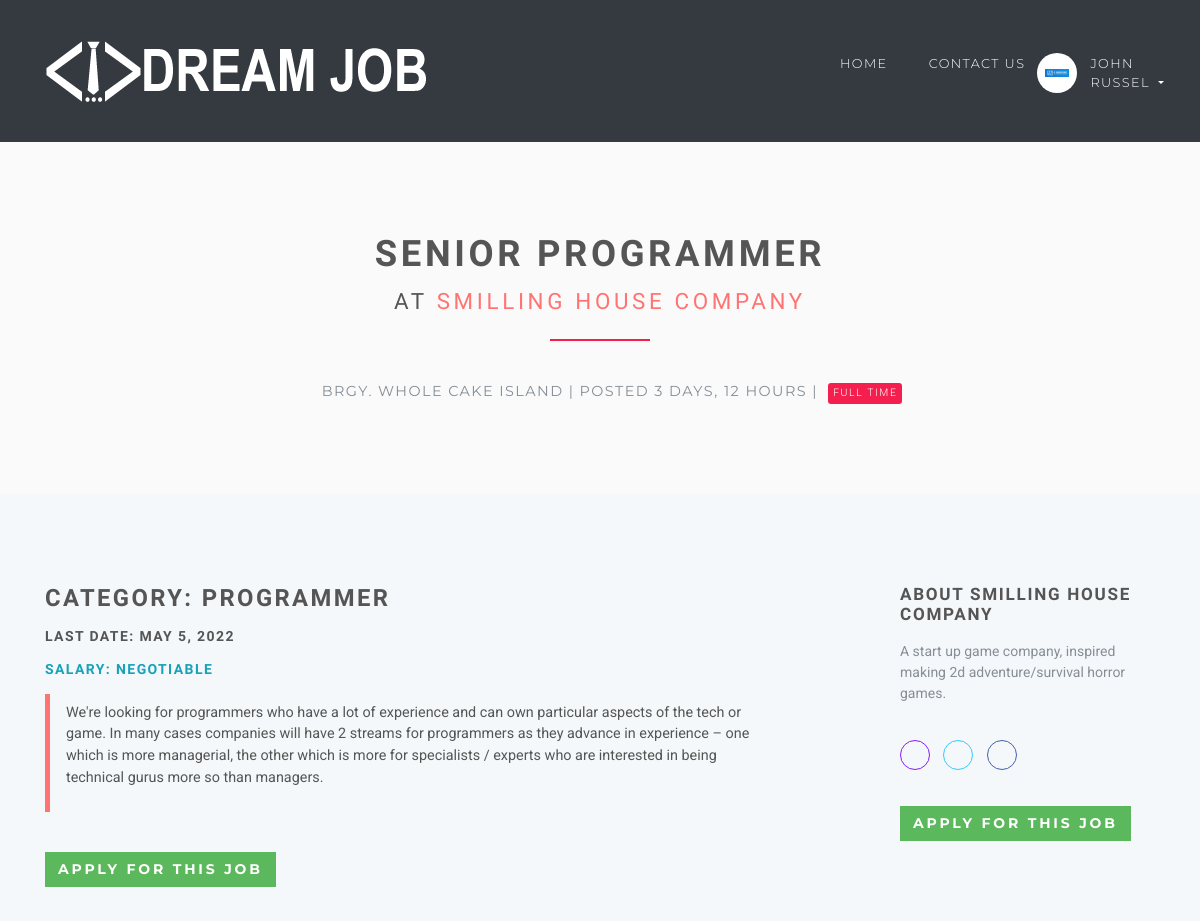
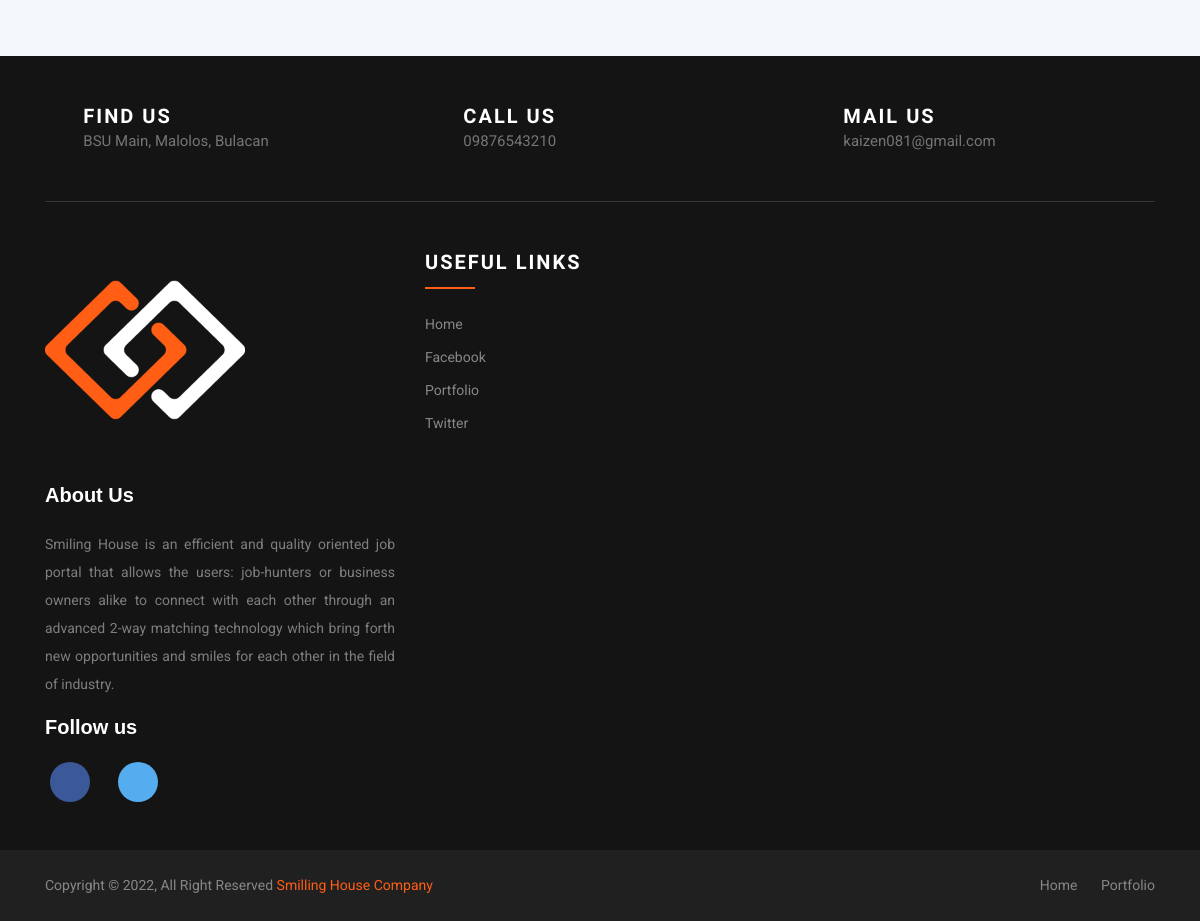
The app's page /jobs/1 (signed in) with its own data (2 pictures, top to bottom).
### accounts/models.py (models this page shows, shortened)
class User(AbstractUser):
    username = None
    role = models.CharField(max_length=12, error_messages={
        'required': "Role must be provided"
    })
    gender = models.CharField(max_length=10, blank=True, null=True, default="")
    email = models.EmailField(unique=True, blank=False,
                              error_messages={
                                  'unique': "A user with that email already exists.",
                              })
    is_active = models.BooleanField(default=True)
    USERNAME_FIELD = "email"
    REQUIRED_FIELDS = []
    objects = UserManager()

### jobsapp/models.py (models this page shows, shortened)
class Job(models.Model):
    user = models.ForeignKey(User, on_delete=models.CASCADE)
    title = models.CharField(max_length=300)
    description = models.TextField()
    location = models.CharField(max_length=150)
    type = models.CharField(choices=JOB_TYPE, max_length=10)
    category = models.CharField(max_length=100)
    last_date = models.DateTimeField()
    company_name = models.CharField(max_length=100)
    company_description = models.CharField(max_length=300)
    website = models.CharField(max_length=100, default="")
    created_at = models.DateTimeField(default=timezone.now)
    filled = models.BooleanField(default=False)

### jobsapp/views/home.py (the view)
# urls.py: path('jobs/<int:id>', JobDetailsView.as_view(), name='jobs-detail'),
class JobDetailsView(DetailView):
    model = Job
    template_name = 'jobs/details.html'
    context_object_name = 'job'
    pk_url_kwarg = 'id'
    def get_object(self, queryset=None):
        obj = super(JobDetailsView, self).get_object(queryset=queryset)
        if obj is None:
            raise Http404("Job doesn't exists")
        return obj
    def get(self, request, *args, **kwargs):
        try:
            self.object = self.get_object()
        except Http404:
            raise Http404("Job doesn't exists")
        context = self.get_context_data(object=self.object)
        return self.render_to_response(context)

### templates/jobs/details.html (shortened to what this page needs)
{% extends 'base.html' %}
{% load static %}
{% load is_already_applied %}
{% block content %}
    <section class="bg-light-gray">
        <div class="container">
            <h1 class="heading">{{ job.title }}<br>
                <small>at <a href='{{ job.website }}'> {{ job.company_name }}</a></small>
            </h1>
            <div class="job-detail-description"><i class="fa fa-map-marker job__location"> </i>
                {{ job.location }} | Posted {{ job.created_at|timesince }} |
                {% if job.type == '1' %}
                    <span class="badge featured-badge badge-success">Full time</span>
                {% elif job.type == '2' %}
                    <span class="badge featured-badge badge-primary">Part time</span>
                {% else %}
                    <span style="color: #ffffff;" class="badge featured-badge badge-warning">Internship</span>
                {% endif %}
            </div>
        </div>
    </section>
    <section>
        <div class="container">
            <div class="row">
                <div class="col-lg-8">
                    <h3>Category: {{ job.category }}</h3>
                    <h5>Last date: {{ job.last_date|date }}</h5>
                    <h5 class="text-info">Salary: Negotiable</h5>
                    <blockquote class="blockquote">
                        <p>{{ job.description }}</p>
                    </blockquote>
                    <div class="job-detail__apply-bottom">
                        {% if request.user.is_authenticated %}
                            {% is_already_applied job request.user as is_applied %}
                            {% if is_applied %}
                                <input type="button" class="btn btn-outline-white-primary" value="Already applied"/>
                            {% else %}
                                <form action="{% url 'jobs:apply-job' job.id %}" method="post">
                                    <input type="submit" class="btn btn-success"
                                           value="Apply for this job"/>
                                </form>
                            {% endif %}
                        {% endif %}
                    </div>
                </div>
                <div class="col-lg-1"></div>
                <div class="col-lg-3">
                    <h4>About {{ job.company_name }}</h4>
                    <p class="job-detail__company-description">{{ job.company_description }}</p>
                    <p class="job-detail__social social social--outline">
                        <a href="{{ job.website }}" data-toggle="tooltip" data-placement="top" title="Website"
                           class="link">
                            <i class="fa fa-link"></i>
                        </a>
                        <a href="#" data-toggle="tooltip" data-placement="top" title="Twitter" class="twitter">
                            <i class="fa fa-twitter"></i>
                        </a>
                        <a href="#" data-toggle="tooltip" data-placement="top" title="Facebook" class="facebook">
                            <i class="fa fa-facebook"></i>
                        </a>
                    </p>
                    <div class="job-detail__apply-top">
                        {% if is_applied %}
                            <input type="button" class="btn btn-outline-white-primary" value="Already applied"/>
                        {% else %}
                            <form action="{% url 'jobs:apply-job' job.id %}" method="post">
                                <input type="submit" class="btn btn-success" value="Apply for this job"/>
                            </form>
                        {% endif %}
                    </div>
                </div>
            </div>
        </div>
    </section>
{% endblock %}

### templates/base.html (shortened to what this page needs)
{% load static %}
<!DOCTYPE html>
<html>
<head>
   <link rel="stylesheet"
          href="{% static 'vendor/bootstrap/css/bootstrap.min.css' %}">
    <link rel="stylesheet"
          href="{% static 'vendor/font-awesome/css/font-awesome.min.css' %}">
    <link rel="stylesheet"
          href="{% static 'vendor/owl.carousel/assets/owl.carousel.css' %}">
    <link rel="stylesheet"
          href="{% static 'vendor/owl.carousel/assets/owl.theme.default.css' %}">
    <link rel="stylesheet" href="{% static 'css/style.default.css' %}"
          id="theme-stylesheet">
    <link rel="stylesheet" href="{% static 'css/custom.css' %}">
</head>
<body>
<header class="header">
    <nav class="navbar navbar-expand-lg bg-dark">
        <div class="container">
            <a href="/" class="navbar-brand">
                <img src="{% static 'img/logo3.png' %}" alt="logo" class="d-none d-lg-block ">
            </a>
            <div id="navbarSupportedContent" class="collapse navbar-collapse">
                <ul class="navbar-nav">
                    <li class="nav-item">
                        <a href="/" class="nav-link">Home <i class="fa fa-home" aria-hidden="true"></i></a>
                    </li>
                    <li class="nav-item">
                        <a href="#contact" class="nav-link">Contact Us<i class="fa fa-envelope"></i></a>
                    </li>
                    {% if request.user.is_authenticated and request.user.role == 'employer' %}
                        <li class="nav-item dropdown">
                            <a id="clientZone" href="#" data-toggle="dropdown"
                               aria-haspopup="true" aria-expanded="false"
                               class="nav-link dropdown-toggle has-img mb-3 mb-lg-0 mt-3 mt-lg-0">
                                <div class="client-menu-image">
                                    <div class="inner">
                                        <img src="{% static 'img/itsourcecodes.jpg' %}"
                                             alt="company image"
                                             class="img-fluid">
                                    </div>
                                </div>
                                {% if request.user.role == 'employee' %}
                                    {{ request.user.first_name }} {{ request.user.last_name }}
                                {% else %}
                                    {{ request.user.first_name }}
                                {% endif %}
                            </a>
                            <div aria-labelledby="clientZone" class="dropdown-menu">
                                <a href="{% url 'jobs:employer-dashboard' %}" class="dropdown-item">Dashboard</a>
                                <a href="{% url 'jobs:employer-all-applicants' %}" class="dropdown-item">Applicants </a>
                                <a href="{% url 'jobs:employer-jobs-create' %}" class="dropdown-item">Post new
                                    job </a>
                                <a href="{% url 'accounts:logout' %}" class="dropdown-item">Logout</a>
                            </div>
                        </li>
                    {% elif request.user.is_authenticated and request.user.role == 'employee' %}
                        <li class="nav-item dropdown">
                            <a id="clientZone" href="#" data-toggle="dropdown"
                               aria-haspopup="true" aria-expanded="false"
                               class="nav-link dropdown-toggle has-img mb-3 mb-lg-0 mt-3 mt-lg-0">
                                <div class="client-menu-image">
                                    <div class="inner">
                                        <img src="{% static 'img/itsourcecodes.jpg' %}"
                                             alt="company image"
                                             class="img-fluid">
                                    </div>
                                </div>
                                {% if request.user.role == 'employee' %}
                                    {{ request.user.first_name }} {{ request.user.last_name }}
                                {% else %}
                                    {{ request.user.first_name }}
                                {% endif %}
                            </a>
                        </li>
                    {% endif %}
                </ul>
            </div>
        </div>
    </nav>
</header>
<div>
    {% block content %} {% endblock %}
</div>
<footer class="footer-section">
    <div id="contact" class="container">
        <div class="footer-cta pt-5 pb-5">
            <div class="row">
                <div class="col-xl-4 col-md-4 mb-30">
                    <div class="single-cta">
                        <i class="fa fa-map-marker" aria-hidden="true"></i>
                        <div class="cta-text">
                            <h4>Find us</h4>
                            <span>BSU Main, Malolos, Bulacan</span>
                        </div>
                    </div>
                </div>
                <div class="col-xl-4 col-md-4 mb-30">
                    <div class="single-cta">
                        <i class="fa fa-phone"></i>
                        <div class="cta-text">
                            <h4>Call us</h4>
                            <span>09876543210</span>
                        </div>
                    </div>
                </div>
                <div class="col-xl-4 col-md-4 mb-30">
                    <div class="single-cta">
                        <i class="fa fa-envelope-open"></i>
                        <div class="cta-text">
                            <h4>Mail us</h4>
                            <span>kaizen081@gmail.com</span>
                        </div>
                    </div>
                </div>
            </div>
        </div>
        <div class="footer-content pt-5 pb-5">
            <div class="row">
                <div class="col-xl-4 col-lg-4 mb-50">
                    <div class="footer-widget">
                        <div class="footer-logo">
                            <a href="index.html"><img src="{% static 'img/redandblacklogo.png' %}" class="img-fluid" alt="logo"></a>
                        </div>
                        <div class="footer-text">
                             <div class="footer-social-icon">
                            <span>About Us</span>
                             </div>
                            <p>Smiling House is an efficient and quality oriented job portal that allows the users: job-hunters or business owners alike
to connect with each other through an advanced 2-way matching technology which bring forth new opportunities and smiles for each other in the field of industry. </p>
                        </div>
                        <div class="footer-social-icon">
                            <span>Follow us</span>
                            <a href="#"><i class="fa fa-facebook-f facebook-bg"></i></a>
                            <a href="#"><i class="fa fa-twitter twitter-bg"></i></a>
                        </div>
                    </div>
                </div>
                <div class="col-xl-4 col-lg-4 col-md-6 mb-30">
                    <div class="footer-widget">
                        <div class="footer-widget-heading">
                            <h3>Useful Links</h3>
                        </div>
                        <ul>
                            <li><a href="#">Home</a></li>
                            <li><a href="#">Facebook</a></li>
                            <li><a href="#">portfolio</a></li>
                            <li><a href="#">Twitter</a></li>
                        </ul>
                    </div>
                </div>
            </div>
        </div>
    </div>
    <div class="copyright-area">
        <div class="container">
            <div class="row">
                <div class="col-xl-6 col-lg-6 text-center text-lg-left">
                    <div class="copyright-text">
                        <p>Copyright &copy; 2022, All Right Reserved <a href="https://kaizen081.itch.io/learning-is-fun">Smilling House Company</a></p>
                    </div>
                </div>
                <div class="col-xl-6 col-lg-6 d-none d-lg-block text-right">
                    <div class="footer-menu">
                        <ul>
                            <li><a href="#">Home</a></li>
                            <li><a href="#">Portfolio</a></li>
                        </ul>
                    </div>
                </div>
            </div>
        </div>
    </div>
</footer>
</body>
</html>

### records on screen
User: user.first_name "JOHN", user.last_name "RUSSEL"
Job: title "SENIOR PROGRAMMER", company_name "SMILLING HOUSE COMPANY", location "BRGY. WHOLE CAKE ISLAND", created_at "3 DAYS, 12 HOURS", category "PROGRAMMER", last_date "MAY 5, 2022", description "We're looking for programmers who have a lot of experience and can own particular aspects of the tech or game. In many cases companies will have 2 streams for programmers as they advance in experience – one which is more managerial, the other which is more for specialists / experts who are interested in being technical gurus more so than managers.", company_description "A start up game company, inspired making 2d adventure/survival horror games."
